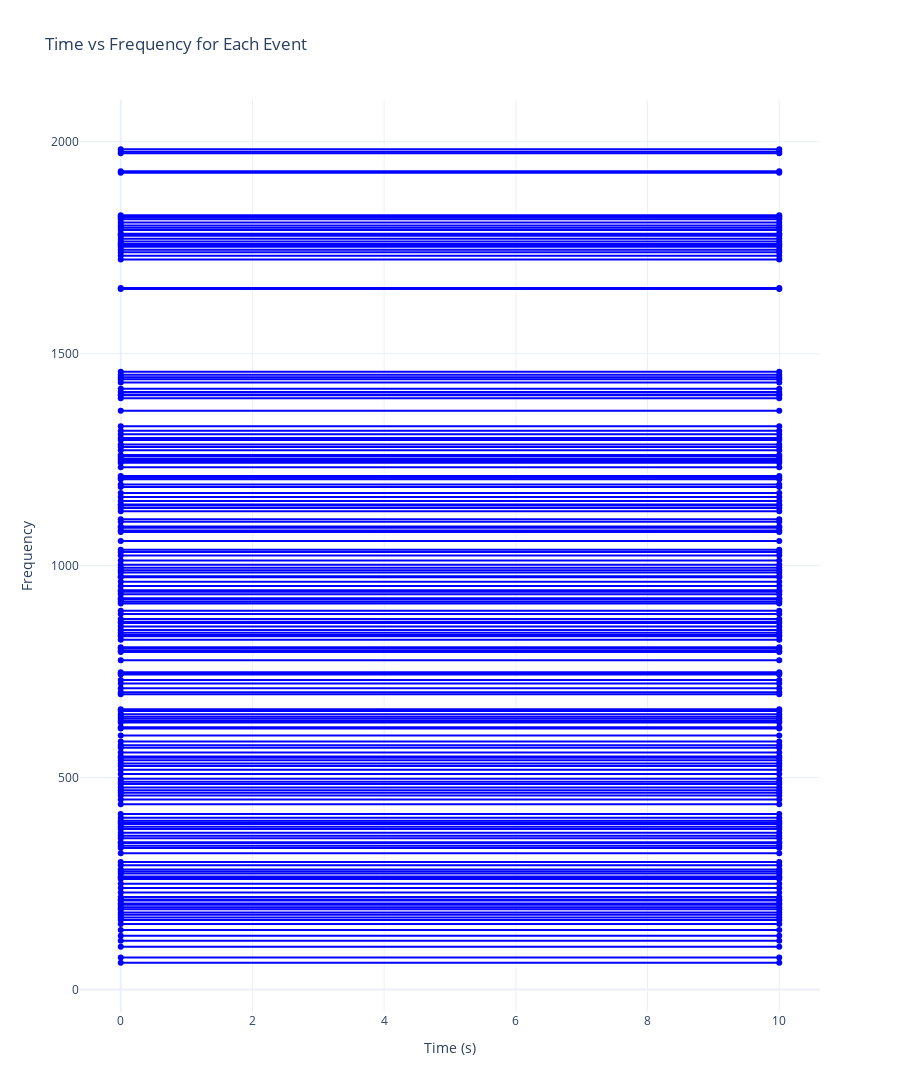

The notebook cell saved with this chart:
### Code cell
import pandas as pd
import plotly.graph_objects as go

# Load data from TSV
df = pd.read_csv('testdf.tsv', delimiter='\t')

# Create a blank figure
fig = go.Figure()

# Plot each line segment for each event
for index, row in df.iterrows():
    fig.add_trace(go.Scatter(x=[row['time_start'], row['time_stop']],
                             y=[row['freq_start'], row['freq_stop']],
                             mode='lines+markers',
                             line=dict(width=2, color='blue'),
                             showlegend=False))

# Update layout
fig.update_layout(
    title='Time vs Frequency for Each Event',
    xaxis_title='Time (s)',
    yaxis_title='Frequency',
    template='plotly_white',
    showlegend=False,
    width=900,  # Adjust as needed
    height=1200  # Increase this value for more space on the y-axis
)

display(df)

# Show figure
fig.show()

### Figure 1 — Plotly figure (JSON) as saved in the notebook; plotly's stock layout.template omitted (floating-point values rounded to 4 significant figures)
{"data": [{"line": {"color": "blue", "width": 2}, "mode": "lines+markers", "showlegend": false, "type": "scatter", "x": [0, 10], "y": [63.34, 63.34]}, {"line": {"color": "blue", "width": 2}, "mode": "lines+markers", "showlegend": false, "type": "scatter", "x": [0, 10], "y": [75.77, 75.77]}, {"line": {"color": "blue", "width": 2}, "mode": "lines+markers", "showlegend": false, "type": "scatter", "x": [0, 10], "y": [100.6, 100.6]}, {"line": {"color": "blue", "width": 2}, "mode": "lines+markers", "showlegend": false, "type": "scatter", "x": [0, 10], "y": [114.8, 114.8]}, {"line": {"color": "blue", "width": 2}, "mode": "lines+markers", "showlegend": false, "type": "scatter", "x": [0, 10], "y": [126.7, 126.7]}, {"line": {"color": "blue", "width": 2}, "mode": "lines+markers", "showlegend": false, "type": "scatter", "x": [0, 10], "y": [140.3, 140.3]}, {"line": {"color": "blue", "width": 2}, "mode": "lines+markers", "showlegend": false, "type": "scatter", "x": [0, 10], "y": [154.5, 154.5]}, {"line": {"color": "blue", "width": 2}, "mode": "lines+markers", "showlegend": false, "type": "scatter", "x": [0, 10], "y": [164.0, 164.0]}, {"line": {"color": "blue", "width": 2}, "mode": "lines+markers", "showlegend": false, "type": "scatter", "x": [0, 10], "y": [169.9, 169.9]}, {"line": {"color": "blue", "width": 2}, "mode": "lines+markers", "showlegend": false, "type": "scatter", "x": [0, 10], "y": [176.4, 176.4]}, {"line": {"color": "blue", "width": 2}, "mode": "lines+markers", "showlegend": false, "type": "scatter", "x": [0, 10], "y": [181.7, 181.7]}, {"line": {"color": "blue", "width": 2}, "mode": "lines+markers", "showlegend": false, "type": "scatter", "x": [0, 10], "y": [189.4, 189.4]}, {"line": {"color": "blue", "width": 2}, "mode": "lines+markers", "showlegend": false, "type": "scatter", "x": [0, 10], "y": [194.2, 194.2]}, {"line": {"color": "blue", "width": 2}, "mode": "lines+markers", "showlegend": false, "type": "scatter", "x": [0, 10], "y": [200.1, 200.1]}, {"line": {"color": "blue", "width": 2}, "mode": "lines+markers", "showlegend": false, "type": "scatter", "x": [0, 10], "y": [203.0, 203.0]}, {"line": {"color": "blue", "width": 2}, "mode": "lines+markers", "showlegend": false, "type": "scatter", "x": [0, 10], "y": [210.2, 210.2]}, {"line": {"color": "blue", "width": 2}, "mode": "lines+markers", "showlegend": false, "type": "scatter", "x": [0, 10], "y": [212.5, 212.5]}, {"line": {"color": "blue", "width": 2}, "mode": "lines+markers", "showlegend": false, "type": "scatter", "x": [0, 10], "y": [218.4, 218.4]}, {"line": {"color": "blue", "width": 2}, "mode": "lines+markers", "showlegend": false, "type": "scatter", "x": [0, 10], "y": [229.1, 229.1]}, {"line": {"color": "blue", "width": 2}, "mode": "lines+markers", "showlegend": false, "type": "scatter", "x": [0, 10], "y": [239.2, 239.2]}, {"line": {"color": "blue", "width": 2}, "mode": "lines+markers", "showlegend": false, "type": "scatter", "x": [0, 10], "y": [249.2, 249.2]}, {"line": {"color": "blue", "width": 2}, "mode": "lines+markers", "showlegend": false, "type": "scatter", "x": [0, 10], "y": [260.5, 260.5]}, {"line": {"color": "blue", "width": 2}, "mode": "lines+markers", "showlegend": false, "type": "scatter", "x": [0, 10], "y": [263.4, 263.4]}, {"line": {"color": "blue", "width": 2}, "mode": "lines+markers", "showlegend": false, "type": "scatter", "x": [0, 10], "y": [266.4, 266.4]}, {"line": {"color": "blue", "width": 2}, "mode": "lines+markers", "showlegend": false, "type": "scatter", "x": [0, 10], "y": [273.5, 273.5]}, {"line": {"color": "blue", "width": 2}, "mode": "lines+markers", "showlegend": false, "type": "scatter", "x": [0, 10], "y": [278.2, 278.2]}, {"line": {"color": "blue", "width": 2}, "mode": "lines+markers", "showlegend": false, "type": "scatter", "x": [0, 10], "y": [283.0, 283.0]}, {"line": {"color": "blue", "width": 2}, "mode": "lines+markers", "showlegend": false, "type": "scatter", "x": [0, 10], "y": [293.0, 293.0]}, {"line": {"color": "blue", "width": 2}, "mode": "lines+markers", "showlegend": false, "type": "scatter", "x": [0, 10], "y": [300.7, 300.7]}, {"line": {"color": "blue", "width": 2}, "mode": "lines+markers", "showlegend": false, "type": "scatter", "x": [0, 10], "y": [321.4, 321.4]}, {"line": {"color": "blue", "width": 2}, "mode": "lines+markers", "showlegend": false, "type": "scatter", "x": [0, 10], "y": [333.9, 333.9]}, {"line": {"color": "blue", "width": 2}, "mode": "lines+markers", "showlegend": false, "type": "scatter", "x": [0, 10], "y": [339.2, 339.2]}, {"line": {"color": "blue", "width": 2}, "mode": "lines+markers", "showlegend": false, "type": "scatter", "x": [0, 10], "y": [345.7, 345.7]}, {"line": {"color": "blue", "width": 2}, "mode": "lines+markers", "showlegend": false, "type": "scatter", "x": [0, 10], "y": [347.5, 347.5]}, {"line": {"color": "blue", "width": 2}, "mode": "lines+markers", "showlegend": false, "type": "scatter", "x": [0, 10], "y": [357.0, 357.0]}, {"line": {"color": "blue", "width": 2}, "mode": "lines+markers", "showlegend": false, "type": "scatter", "x": [0, 10], "y": [362.9, 362.9]}, {"line": {"color": "blue", "width": 2}, "mode": "lines+markers", "showlegend": false, "type": "scatter", "x": [0, 10], "y": [370.0, 370.0]}, {"line": {"color": "blue", "width": 2}, "mode": "lines+markers", "showlegend": false, "type": "scatter", "x": [0, 10], "y": [378.9, 378.9]}, {"line": {"color": "blue", "width": 2}, "mode": "lines+markers", "showlegend": false, "type": "scatter", "x": [0, 10], "y": [384.2, 384.2]}, {"line": {"color": "blue", "width": 2}, "mode": "lines+markers", "showlegend": false, "type": "scatter", "x": [0, 10], "y": [390.7, 390.7]}, {"line": {"color": "blue", "width": 2}, "mode": "lines+markers", "showlegend": false, "type": "scatter", "x": [0, 10], "y": [393.7, 393.7]}, {"line": {"color": "blue", "width": 2}, "mode": "lines+markers", "showlegend": false, "type": "scatter", "x": [0, 10], "y": [397.8, 397.8]}, {"line": {"color": "blue", "width": 2}, "mode": "lines+markers", "showlegend": false, "type": "scatter", "x": [0, 10], "y": [404.9, 404.9]}, {"line": {"color": "blue", "width": 2}, "mode": "lines+markers", "showlegend": false, "type": "scatter", "x": [0, 10], "y": [413.8, 413.8]}, {"line": {"color": "blue", "width": 2}, "mode": "lines+markers", "showlegend": false, "type": "scatter", "x": [0, 10], "y": [436.9, 436.9]}, {"line": {"color": "blue", "width": 2}, "mode": "lines+markers", "showlegend": false, "type": "scatter", "x": [0, 10], "y": [448.1, 448.1]}, {"line": {"color": "blue", "width": 2}, "mode": "lines+markers", "showlegend": false, "type": "scatter", "x": [0, 10], "y": [457.6, 457.6]}, {"line": {"color": "blue", "width": 2}, "mode": "lines+markers", "showlegend": false, "type": "scatter", "x": [0, 10], "y": [464.1, 464.1]}, {"line": {"color": "blue", "width": 2}, "mode": "lines+markers", "showlegend": false, "type": "scatter", "x": [0, 10], "y": [470.0, 470.0]}, {"line": {"color": "blue", "width": 2}, "mode": "lines+markers", "showlegend": false, "type": "scatter", "x": [0, 10], "y": [476.5, 476.5]}, {"line": {"color": "blue", "width": 2}, "mode": "lines+markers", "showlegend": false, "type": "scatter", "x": [0, 10], "y": [484.8, 484.8]}, {"line": {"color": "blue", "width": 2}, "mode": "lines+markers", "showlegend": false, "type": "scatter", "x": [0, 10], "y": [490.2, 490.2]}, {"line": {"color": "blue", "width": 2}, "mode": "lines+markers", "showlegend": false, "type": "scatter", "x": [0, 10], "y": [497.3, 497.3]}, {"line": {"color": "blue", "width": 2}, "mode": "lines+markers", "showlegend": false, "type": "scatter", "x": [0, 10], "y": [508.5, 508.5]}, {"line": {"color": "blue", "width": 2}, "mode": "lines+markers", "showlegend": false, "type": "scatter", "x": [0, 10], "y": [518.6, 518.6]}, {"line": {"color": "blue", "width": 2}, "mode": "lines+markers", "showlegend": false, "type": "scatter", "x": [0, 10], "y": [527.5, 527.5]}, {"line": {"color": "blue", "width": 2}, "mode": "lines+markers", "showlegend": false, "type": "scatter", "x": [0, 10], "y": [533.4, 533.4]}, {"line": {"color": "blue", "width": 2}, "mode": "lines+markers", "showlegend": false, "type": "scatter", "x": [0, 10], "y": [541.1, 541.1]}, {"line": {"color": "blue", "width": 2}, "mode": "lines+markers", "showlegend": false, "type": "scatter", "x": [0, 10], "y": [547.0, 547.0]}, {"line": {"color": "blue", "width": 2}, "mode": "lines+markers", "showlegend": false, "type": "scatter", "x": [0, 10], "y": [549.9, 549.9]}, {"line": {"color": "blue", "width": 2}, "mode": "lines+markers", "showlegend": false, "type": "scatter", "x": [0, 10], "y": [558.8, 558.8]}, {"line": {"color": "blue", "width": 2}, "mode": "lines+markers", "showlegend": false, "type": "scatter", "x": [0, 10], "y": [570.1, 570.1]}, {"line": {"color": "blue", "width": 2}, "mode": "lines+markers", "showlegend": false, "type": "scatter", "x": [0, 10], "y": [576.0, 576.0]}, {"line": {"color": "blue", "width": 2}, "mode": "lines+markers", "showlegend": false, "type": "scatter", "x": [0, 10], "y": [584.9, 584.9]}, {"line": {"color": "blue", "width": 2}, "mode": "lines+markers", "showlegend": false, "type": "scatter", "x": [0, 10], "y": [599.1, 599.1]}, {"line": {"color": "blue", "width": 2}, "mode": "lines+markers", "showlegend": false, "type": "scatter", "x": [0, 10], "y": [615.7, 615.7]}, {"line": {"color": "blue", "width": 2}, "mode": "lines+markers", "showlegend": false, "type": "scatter", "x": [0, 10], "y": [618.6, 618.6]}, {"line": {"color": "blue", "width": 2}, "mode": "lines+markers", "showlegend": false, "type": "scatter", "x": [0, 10], "y": [629.9, 629.9]}, {"line": {"color": "blue", "width": 2}, "mode": "lines+markers", "showlegend": false, "type": "scatter", "x": [0, 10], "y": [633.4, 633.4]}, {"line": {"color": "blue", "width": 2}, "mode": "lines+markers", "showlegend": false, "type": "scatter", "x": [0, 10], "y": [638.7, 638.7]}, {"line": {"color": "blue", "width": 2}, "mode": "lines+markers", "showlegend": false, "type": "scatter", "x": [0, 10], "y": [643.5, 643.5]}, {"line": {"color": "blue", "width": 2}, "mode": "lines+markers", "showlegend": false, "type": "scatter", "x": [0, 10], "y": [649.4, 649.4]}, {"line": {"color": "blue", "width": 2}, "mode": "lines+markers", "showlegend": false, "type": "scatter", "x": [0, 10], "y": [657.1, 657.1]}, {"line": {"color": "blue", "width": 2}, "mode": "lines+markers", "showlegend": false, "type": "scatter", "x": [0, 10], "y": [661.2, 661.2]}, {"line": {"color": "blue", "width": 2}, "mode": "lines+markers", "showlegend": false, "type": "scatter", "x": [0, 10], "y": [696.8, 696.8]}, {"line": {"color": "blue", "width": 2}, "mode": "lines+markers", "showlegend": false, "type": "scatter", "x": [0, 10], "y": [701.5, 701.5]}, {"line": {"color": "blue", "width": 2}, "mode": "lines+markers", "showlegend": false, "type": "scatter", "x": [0, 10], "y": [710.4, 710.4]}, {"line": {"color": "blue", "width": 2}, "mode": "lines+markers", "showlegend": false, "type": "scatter", "x": [0, 10], "y": [721.6, 721.6]}, {"line": {"color": "blue", "width": 2}, "mode": "lines+markers", "showlegend": false, "type": "scatter", "x": [0, 10], "y": [729.9, 729.9]}, {"line": {"color": "blue", "width": 2}, "mode": "lines+markers", "showlegend": false, "type": "scatter", "x": [0, 10], "y": [742.9, 742.9]}, {"line": {"color": "blue", "width": 2}, "mode": "lines+markers", "showlegend": false, "type": "scatter", "x": [0, 10], "y": [744.7, 744.7]}, {"line": {"color": "blue", "width": 2}, "mode": "lines+markers", "showlegend": false, "type": "scatter", "x": [0, 10], "y": [748.3, 748.3]}, {"line": {"color": "blue", "width": 2}, "mode": "lines+markers", "showlegend": false, "type": "scatter", "x": [0, 10], "y": [776.7, 776.7]}, {"line": {"color": "blue", "width": 2}, "mode": "lines+markers", "showlegend": false, "type": "scatter", "x": [0, 10], "y": [796.2, 796.2]}, {"line": {"color": "blue", "width": 2}, "mode": "lines+markers", "showlegend": false, "type": "scatter", "x": [0, 10], "y": [798.6, 798.6]}, {"line": {"color": "blue", "width": 2}, "mode": "lines+markers", "showlegend": false, "type": "scatter", "x": [0, 10], "y": [803.9, 803.9]}, {"line": {"color": "blue", "width": 2}, "mode": "lines+markers", "showlegend": false, "type": "scatter", "x": [0, 10], "y": [807.5, 807.5]}, {"line": {"color": "blue", "width": 2}, "mode": "lines+markers", "showlegend": false, "type": "scatter", "x": [0, 10], "y": [825.2, 825.2]}, {"line": {"color": "blue", "width": 2}, "mode": "lines+markers", "showlegend": false, "type": "scatter", "x": [0, 10], "y": [833.5, 833.5]}, {"line": {"color": "blue", "width": 2}, "mode": "lines+markers", "showlegend": false, "type": "scatter", "x": [0, 10], "y": [836.5, 836.5]}, {"line": {"color": "blue", "width": 2}, "mode": "lines+markers", "showlegend": false, "type": "scatter", "x": [0, 10], "y": [841.8, 841.8]}, {"line": {"color": "blue", "width": 2}, "mode": "lines+markers", "showlegend": false, "type": "scatter", "x": [0, 10], "y": [848.3, 848.3]}, {"line": {"color": "blue", "width": 2}, "mode": "lines+markers", "showlegend": false, "type": "scatter", "x": [0, 10], "y": [856.6, 856.6]}, {"line": {"color": "blue", "width": 2}, "mode": "lines+markers", "showlegend": false, "type": "scatter", "x": [0, 10], "y": [864.9, 864.9]}, {"line": {"color": "blue", "width": 2}, "mode": "lines+markers", "showlegend": false, "type": "scatter", "x": [0, 10], "y": [867.2, 867.2]}, {"line": {"color": "blue", "width": 2}, "mode": "lines+markers", "showlegend": false, "type": "scatter", "x": [0, 10], "y": [873.8, 873.8]}, {"line": {"color": "blue", "width": 2}, "mode": "lines+markers", "showlegend": false, "type": "scatter", "x": [0, 10], "y": [885.6, 885.6]}, {"line": {"color": "blue", "width": 2}, "mode": "lines+markers", "showlegend": false, "type": "scatter", "x": [0, 10], "y": [893.3, 893.3]}, {"line": {"color": "blue", "width": 2}, "mode": "lines+markers", "showlegend": false, "type": "scatter", "x": [0, 10], "y": [910.5, 910.5]}, {"line": {"color": "blue", "width": 2}, "mode": "lines+markers", "showlegend": false, "type": "scatter", "x": [0, 10], "y": [914.6, 914.6]}, {"line": {"color": "blue", "width": 2}, "mode": "lines+markers", "showlegend": false, "type": "scatter", "x": [0, 10], "y": [919.9, 919.9]}, {"line": {"color": "blue", "width": 2}, "mode": "lines+markers", "showlegend": false, "type": "scatter", "x": [0, 10], "y": [922.9, 922.9]}, {"line": {"color": "blue", "width": 2}, "mode": "lines+markers", "showlegend": false, "type": "scatter", "x": [0, 10], "y": [932.4, 932.4]}, {"line": {"color": "blue", "width": 2}, "mode": "lines+markers", "showlegend": false, "type": "scatter", "x": [0, 10], "y": [938.3, 938.3]}, {"line": {"color": "blue", "width": 2}, "mode": "lines+markers", "showlegend": false, "type": "scatter", "x": [0, 10], "y": [941.8, 941.8]}, {"line": {"color": "blue", "width": 2}, "mode": "lines+markers", "showlegend": false, "type": "scatter", "x": [0, 10], "y": [951.9, 951.9]}, {"line": {"color": "blue", "width": 2}, "mode": "lines+markers", "showlegend": false, "type": "scatter", "x": [0, 10], "y": [962.0, 962.0]}, {"line": {"color": "blue", "width": 2}, "mode": "lines+markers", "showlegend": false, "type": "scatter", "x": [0, 10], "y": [972.6, 972.6]}, {"line": {"color": "blue", "width": 2}, "mode": "lines+markers", "showlegend": false, "type": "scatter", "x": [0, 10], "y": [975.0, 975.0]}, {"line": {"color": "blue", "width": 2}, "mode": "lines+markers", "showlegend": false, "type": "scatter", "x": [0, 10], "y": [983.9, 983.9]}, {"line": {"color": "blue", "width": 2}, "mode": "lines+markers", "showlegend": false, "type": "scatter", "x": [0, 10], "y": [989.2, 989.2]}, {"line": {"color": "blue", "width": 2}, "mode": "lines+markers", "showlegend": false, "type": "scatter", "x": [0, 10], "y": [995.1, 995.1]}, {"line": {"color": "blue", "width": 2}, "mode": "lines+markers", "showlegend": false, "type": "scatter", "x": [0, 10], "y": [1002.0, 1002.0]}, {"line": {"color": "blue", "width": 2}, "mode": "lines+markers", "showlegend": false, "type": "scatter", "x": [0, 10], "y": [1012.0, 1012.0]}, {"line": {"color": "blue", "width": 2}, "mode": "lines+markers", "showlegend": false, "type": "scatter", "x": [0, 10], "y": [1024.0, 1024.0]}, {"line": {"color": "blue", "width": 2}, "mode": "lines+markers", "showlegend": false, "type": "scatter", "x": [0, 10], "y": [1032.0, 1032.0]}, {"line": {"color": "blue", "width": 2}, "mode": "lines+markers", "showlegend": false, "type": "scatter", "x": [0, 10], "y": [1037.0, 1037.0]}, {"line": {"color": "blue", "width": 2}, "mode": "lines+markers", "showlegend": false, "type": "scatter", "x": [0, 10], "y": [1058.0, 1058.0]}, {"line": {"color": "blue", "width": 2}, "mode": "lines+markers", "showlegend": false, "type": "scatter", "x": [0, 10], "y": [1079.0, 1079.0]}, {"line": {"color": "blue", "width": 2}, "mode": "lines+markers", "showlegend": false, "type": "scatter", "x": [0, 10], "y": [1083.0, 1083.0]}, {"line": {"color": "blue", "width": 2}, "mode": "lines+markers", "showlegend": false, "type": "scatter", "x": [0, 10], "y": [1089.0, 1089.0]}, {"line": {"color": "blue", "width": 2}, "mode": "lines+markers", "showlegend": false, "type": "scatter", "x": [0, 10], "y": [1092.0, 1092.0]}, {"line": {"color": "blue", "width": 2}, "mode": "lines+markers", "showlegend": false, "type": "scatter", "x": [0, 10], "y": [1103.0, 1103.0]}, {"line": {"color": "blue", "width": 2}, "mode": "lines+markers", "showlegend": false, "type": "scatter", "x": [0, 10], "y": [1109.0, 1109.0]}, {"line": {"color": "blue", "width": 2}, "mode": "lines+markers", "showlegend": false, "type": "scatter", "x": [0, 10], "y": [1128.0, 1128.0]}, {"line": {"color": "blue", "width": 2}, "mode": "lines+markers", "showlegend": false, "type": "scatter", "x": [0, 10], "y": [1136.0, 1136.0]}, {"line": {"color": "blue", "width": 2}, "mode": "lines+markers", "showlegend": false, "type": "scatter", "x": [0, 10], "y": [1142.0, 1142.0]}, {"line": {"color": "blue", "width": 2}, "mode": "lines+markers", "showlegend": false, "type": "scatter", "x": [0, 10], "y": [1144.0, 1144.0]}, {"line": {"color": "blue", "width": 2}, "mode": "lines+markers", "showlegend": false, "type": "scatter", "x": [0, 10], "y": [1153.0, 1153.0]}, {"line": {"color": "blue", "width": 2}, "mode": "lines+markers", "showlegend": false, "type": "scatter", "x": [0, 10], "y": [1162.0, 1162.0]}, {"line": {"color": "blue", "width": 2}, "mode": "lines+markers", "showlegend": false, "type": "scatter", "x": [0, 10], "y": [1172.0, 1172.0]}, {"line": {"color": "blue", "width": 2}, "mode": "lines+markers", "showlegend": false, "type": "scatter", "x": [0, 10], "y": [1185.0, 1185.0]}, {"line": {"color": "blue", "width": 2}, "mode": "lines+markers", "showlegend": false, "type": "scatter", "x": [0, 10], "y": [1191.0, 1191.0]}, {"line": {"color": "blue", "width": 2}, "mode": "lines+markers", "showlegend": false, "type": "scatter", "x": [0, 10], "y": [1203.0, 1203.0]}, {"line": {"color": "blue", "width": 2}, "mode": "lines+markers", "showlegend": false, "type": "scatter", "x": [0, 10], "y": [1207.0, 1207.0]}, {"line": {"color": "blue", "width": 2}, "mode": "lines+markers", "showlegend": false, "type": "scatter", "x": [0, 10], "y": [1211.0, 1211.0]}, {"line": {"color": "blue", "width": 2}, "mode": "lines+markers", "showlegend": false, "type": "scatter", "x": [0, 10], "y": [1232.0, 1232.0]}, {"line": {"color": "blue", "width": 2}, "mode": "lines+markers", "showlegend": false, "type": "scatter", "x": [0, 10], "y": [1243.0, 1243.0]}, {"line": {"color": "blue", "width": 2}, "mode": "lines+markers", "showlegend": false, "type": "scatter", "x": [0, 10], "y": [1247.0, 1247.0]}, {"line": {"color": "blue", "width": 2}, "mode": "lines+markers", "showlegend": false, "type": "scatter", "x": [0, 10], "y": [1251.0, 1251.0]}, {"line": {"color": "blue", "width": 2}, "mode": "lines+markers", "showlegend": false, "type": "scatter", "x": [0, 10], "y": [1257.0, 1257.0]}, {"line": {"color": "blue", "width": 2}, "mode": "lines+markers", "showlegend": false, "type": "scatter", "x": [0, 10], "y": [1261.0, 1261.0]}, {"line": {"color": "blue", "width": 2}, "mode": "lines+markers", "showlegend": false, "type": "scatter", "x": [0, 10], "y": [1272.0, 1272.0]}, {"line": {"color": "blue", "width": 2}, "mode": "lines+markers", "showlegend": false, "type": "scatter", "x": [0, 10], "y": [1280.0, 1280.0]}, {"line": {"color": "blue", "width": 2}, "mode": "lines+markers", "showlegend": false, "type": "scatter", "x": [0, 10], "y": [1286.0, 1286.0]}, {"line": {"color": "blue", "width": 2}, "mode": "lines+markers", "showlegend": false, "type": "scatter", "x": [0, 10], "y": [1296.0, 1296.0]}, {"line": {"color": "blue", "width": 2}, "mode": "lines+markers", "showlegend": false, "type": "scatter", "x": [0, 10], "y": [1301.0, 1301.0]}, {"line": {"color": "blue", "width": 2}, "mode": "lines+markers", "showlegend": false, "type": "scatter", "x": [0, 10], "y": [1310.0, 1310.0]}, {"line": {"color": "blue", "width": 2}, "mode": "lines+markers", "showlegend": false, "type": "scatter", "x": [0, 10], "y": [1318.0, 1318.0]}, {"line": {"color": "blue", "width": 2}, "mode": "lines+markers", "showlegend": false, "type": "scatter", "x": [0, 10], "y": [1329.0, 1329.0]}, {"line": {"color": "blue", "width": 2}, "mode": "lines+markers", "showlegend": false, "type": "scatter", "x": [0, 10], "y": [1365.0, 1365.0]}, {"line": {"color": "blue", "width": 2}, "mode": "lines+markers", "showlegend": false, "type": "scatter", "x": [0, 10], "y": [1395.0, 1395.0]}, {"line": {"color": "blue", "width": 2}, "mode": "lines+markers", "showlegend": false, "type": "scatter", "x": [0, 10], "y": [1402.0, 1402.0]}, {"line": {"color": "blue", "width": 2}, "mode": "lines+markers", "showlegend": false, "type": "scatter", "x": [0, 10], "y": [1404.0, 1404.0]}, {"line": {"color": "blue", "width": 2}, "mode": "lines+markers", "showlegend": false, "type": "scatter", "x": [0, 10], "y": [1409.0, 1409.0]}, {"line": {"color": "blue", "width": 2}, "mode": "lines+markers", "showlegend": false, "type": "scatter", "x": [0, 10], "y": [1417.0, 1417.0]}, {"line": {"color": "blue", "width": 2}, "mode": "lines+markers", "showlegend": false, "type": "scatter", "x": [0, 10], "y": [1432.0, 1432.0]}, {"line": {"color": "blue", "width": 2}, "mode": "lines+markers", "showlegend": false, "type": "scatter", "x": [0, 10], "y": [1440.0, 1440.0]}, {"line": {"color": "blue", "width": 2}, "mode": "lines+markers", "showlegend": false, "type": "scatter", "x": [0, 10], "y": [1444.0, 1444.0]}, {"line": {"color": "blue", "width": 2}, "mode": "lines+markers", "showlegend": false, "type": "scatter", "x": [0, 10], "y": [1450.0, 1450.0]}, {"line": {"color": "blue", "width": 2}, "mode": "lines+markers", "showlegend": false, "type": "scatter", "x": [0, 10], "y": [1457.0, 1457.0]}, {"line": {"color": "blue", "width": 2}, "mode": "lines+markers", "showlegend": false, "type": "scatter", "x": [0, 10], "y": [1652.0, 1652.0]}, {"line": {"color": "blue", "width": 2}, "mode": "lines+markers", "showlegend": false, "type": "scatter", "x": [0, 10], "y": [1655.0, 1655.0]}, {"line": {"color": "blue", "width": 2}, "mode": "lines+markers", "showlegend": false, "type": "scatter", "x": [0, 10], "y": [1722.0, 1722.0]}, {"line": {"color": "blue", "width": 2}, "mode": "lines+markers", "showlegend": false, "type": "scatter", "x": [0, 10], "y": [1731.0, 1731.0]}, {"line": {"color": "blue", "width": 2}, "mode": "lines+markers", "showlegend": false, "type": "scatter", "x": [0, 10], "y": [1739.0, 1739.0]}, {"line": {"color": "blue", "width": 2}, "mode": "lines+markers", "showlegend": false, "type": "scatter", "x": [0, 10], "y": [1745.0, 1745.0]}, {"line": {"color": "blue", "width": 2}, "mode": "lines+markers", "showlegend": false, "type": "scatter", "x": [0, 10], "y": [1752.0, 1752.0]}, {"line": {"color": "blue", "width": 2}, "mode": "lines+markers", "showlegend": false, "type": "scatter", "x": [0, 10], "y": [1756.0, 1756.0]}, {"line": {"color": "blue", "width": 2}, "mode": "lines+markers", "showlegend": false, "type": "scatter", "x": [0, 10], "y": [1759.0, 1759.0]}, {"line": {"color": "blue", "width": 2}, "mode": "lines+markers", "showlegend": false, "type": "scatter", "x": [0, 10], "y": [1765.0, 1765.0]}, {"line": {"color": "blue", "width": 2}, "mode": "lines+markers", "showlegend": false, "type": "scatter", "x": [0, 10], "y": [1771.0, 1771.0]}, {"line": {"color": "blue", "width": 2}, "mode": "lines+markers", "showlegend": false, "type": "scatter", "x": [0, 10], "y": [1778.0, 1778.0]}, {"line": {"color": "blue", "width": 2}, "mode": "lines+markers", "showlegend": false, "type": "scatter", "x": [0, 10], "y": [1781.0, 1781.0]}, {"line": {"color": "blue", "width": 2}, "mode": "lines+markers", "showlegend": false, "type": "scatter", "x": [0, 10], "y": [1783.0, 1783.0]}, {"line": {"color": "blue", "width": 2}, "mode": "lines+markers", "showlegend": false, "type": "scatter", "x": [0, 10], "y": [1792.0, 1792.0]}, {"line": {"color": "blue", "width": 2}, "mode": "lines+markers", "showlegend": false, "type": "scatter", "x": [0, 10], "y": [1797.0, 1797.0]}, {"line": {"color": "blue", "width": 2}, "mode": "lines+markers", "showlegend": false, "type": "scatter", "x": [0, 10], "y": [1803.0, 1803.0]}, {"line": {"color": "blue", "width": 2}, "mode": "lines+markers", "showlegend": false, "type": "scatter", "x": [0, 10], "y": [1809.0, 1809.0]}, {"line": {"color": "blue", "width": 2}, "mode": "lines+markers", "showlegend": false, "type": "scatter", "x": [0, 10], "y": [1817.0, 1817.0]}, {"line": {"color": "blue", "width": 2}, "mode": "lines+markers", "showlegend": false, "type": "scatter", "x": [0, 10], "y": [1821.0, 1821.0]}, {"line": {"color": "blue", "width": 2}, "mode": "lines+markers", "showlegend": false, "type": "scatter", "x": [0, 10], "y": [1823.0, 1823.0]}, {"line": {"color": "blue", "width": 2}, "mode": "lines+markers", "showlegend": false, "type": "scatter", "x": [0, 10], "y": [1826.0, 1826.0]}, {"line": {"color": "blue", "width": 2}, "mode": "lines+markers", "showlegend": false, "type": "scatter", "x": [0, 10], "y": [1927.0, 1927.0]}, {"line": {"color": "blue", "width": 2}, "mode": "lines+markers", "showlegend": false, "type": "scatter", "x": [0, 10], "y": [1930.0, 1930.0]}, {"line": {"color": "blue", "width": 2}, "mode": "lines+markers", "showlegend": false, "type": "scatter", "x": [0, 10], "y": [1972.0, 1972.0]}, {"line": {"color": "blue", "width": 2}, "mode": "lines+markers", "showlegend": false, "type": "scatter", "x": [0, 10], "y": [1976.0, 1976.0]}, {"line": {"color": "blue", "width": 2}, "mode": "lines+markers", "showlegend": false, "type": "scatter", "x": [0, 10], "y": [1982.0, 1982.0]}], "layout": {"height": 1200, "showlegend": false, "title": {"text": "Time vs Frequency for Each Event"}, "width": 900, "xaxis": {"autorange": true, "range": [-0.6188, 10.62], "title": {"text": "Time (s)"}, "type": "linear"}, "yaxis": {"autorange": true, "range": [-52.03, 2097.0], "title": {"text": "Frequency"}, "type": "linear"}}}
